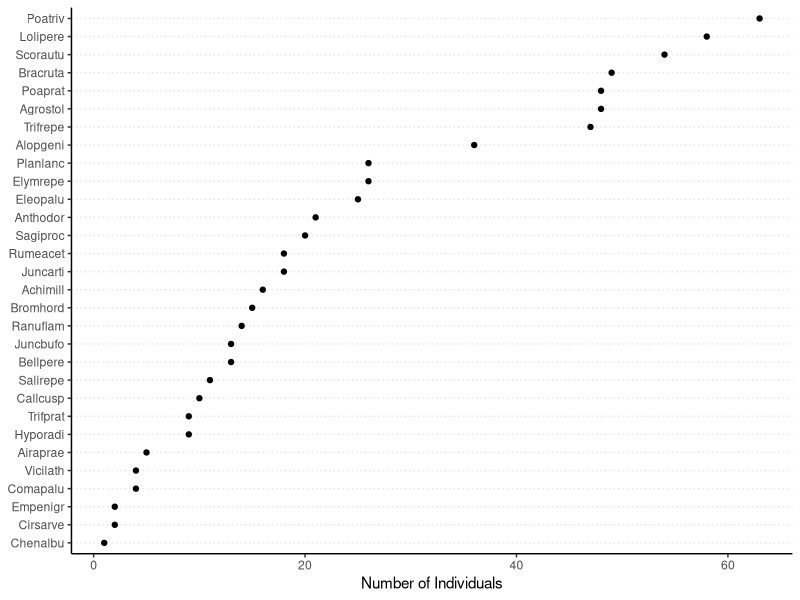

The R source for this figure: (Note: this script raises an error after producing the figure.)
library(vegan)
library(ggplot2)
library(tidyverse)

data("dune")
#tot_spp <- colSums(dune)
#spp_names <- names(tot_spp)
#tot_dot <- data.frame(spp_names, tot_spp)

ggDot <- function(object,
                  total = TRUE,
                  mean = FALSE,
                  xlabel = "Total Individuals",
                  ...) {
  if ((!isTRUE(total)) & (!isTRUE(mean)))
    stop("Nothing to plot. Total or mean must be TRUE.")
  
  obj_names <- names(object)
  obj_totals <- colSums(object)
  obj_means <- colMeans(object)
  obj_sds <- apply(object, 2, sd)
  
  #  obj_totals <- object %>% summarize_all(sum)
  #  obj_means <- object %>% summarise_all(mean)
  #  obj_sds <- object %>% summarise_all(sd)
  
  object <- tibble(obj_names, obj_totals, obj_means, obj_sds)
  
  p <- ggplot(object) +
    theme_classic() +
    theme(panel.grid.major.y = element_line(colour = "grey90",
                                            linetype = "12")) +
    ylab(NULL) +
    xlab(xlabel)
  
  if (isTRUE(total)) {
    p <-
      p + geom_point(aes(x = obj_totals, y = reorder(obj_names, obj_totals)))
  }
  if (isTRUE(mean)) {
    p <- p + geom_segment(
      aes(
        x = obj_means - obj_sds,
        y = obj_names,
        xend = obj_means + obj_sds,
        yend = obj_names
      ),
      color = 'gray'
    ) +
      geom_point(
        aes(x = obj_means,
            y = reorder(obj_names, obj_totals)),
        shape = 21,
        color = 'gray',
        fill = 'white'
      )
  }
  return(p)
}

g <- ggDot(dune, total = TRUE, mean = FALSE, xlabel = "Number of Individuals")
  
## Turn this into a function.
ggplot(tot_dot,
       aes(x = tot_spp,
           y = reorder(spp_names, tot_spp))) +
  geom_point() +
  theme_classic() +
  theme(panel.grid.major.y = element_line(colour = "grey90",
                                          linetype = "12")) +
  xlab("Total Individuals") +
  ylab(NULL)
